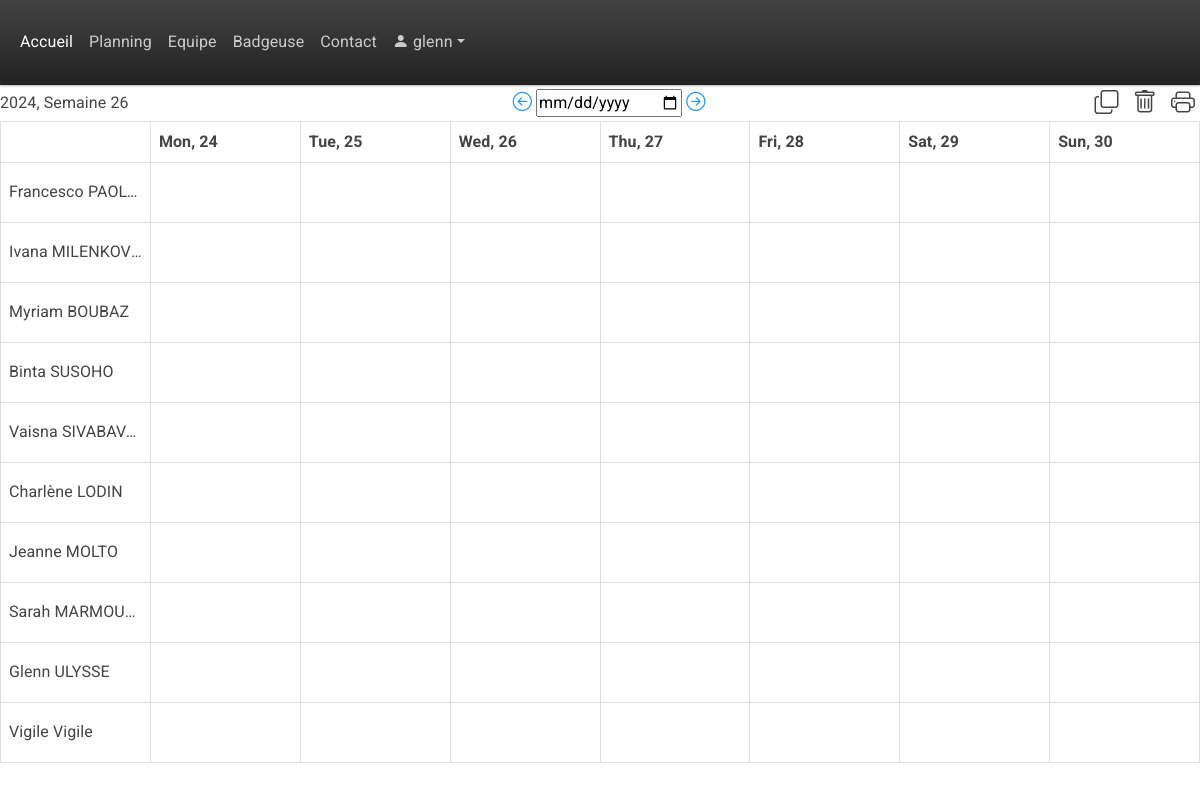
The page /planning/ (signed in) on the database its author committed.
### base/models.py (models this page shows, shortened)
class CustomUser(AbstractUser):
    entreprise = models.ForeignKey(Entreprise, on_delete=models.CASCADE, null=True, blank=True)

class Employe(models.Model):
    Poste = models.ForeignKey(Poste, on_delete=models.SET_NULL, null=True)
    EntrepriseRattachée = models.ForeignKey(Entreprise, on_delete=models.SET_NULL, null=True)
    name = models.CharField(max_length=200, default="Nom")
    firstname = models.CharField(max_length=200, default="Prénom")
    e_mail = models.CharField(max_length=200, default="default@example.com")
    phone_number = models.CharField(max_length=12, default="0634567890")
    employee_CodePin = models.CharField(max_length=4, unique=True, blank=True, null=True)
    updated = models.DateTimeField(auto_now=True)
    created = models.DateTimeField(auto_now_add=True)

### base/views.py (the view)
# urls.py: path('planning/', views.planning, name='planning'),  # Without parameters
def planning(request, year=None, week=None):
    if request.user.is_authenticated:
        user_entreprise = request.user.entreprise
        if user_entreprise is None:
            return HttpResponse("L'administrateur doit vous assigner une entreprise")
        else:
            pass #Normal behaviour, the page is displayed
    else:
        return HttpResponse("Vous devez vous connecter pour accèder à cette page")
    if not year or not week:
        today = datetime.now()
        year, week, _ = today.isocalendar()
    start_date = datetime.fromisocalendar(int(year), int(week), 1)
    end_date = start_date + timedelta(days=6)
    prev_week = int(week) - 1 if int(week) > 1 else 52
    prev_year = int(year) - 1 if int(week) == 1 else int(year)
    next_week = int(week) + 1 if int(week) < 52 else 1
    next_year = int(year) + 1 if int(week) == 52 else int(year)
    days = [start_date + timedelta(days=i) for i in range(7)]
    tasks = [
        {'date': start_date + timedelta(days=i), 'tasks': [{'date': start_date + timedelta(days=i), 'task': f'Task {i+1}'}]}
        for i in range(7)
    ]
    employe = Employe.objects.filter(EntrepriseRattachée=user_entreprise)
    teamPlanning = None
    if request.method == 'POST':
        if "action" in request.POST:#This, if true, sends to the "Add, edit, delete, add absence single shift route"
            form = ModifyPlanningForm(request.POST, instance=teamPlanning)
            print(form)
            if form.is_valid():
                if form.cleaned_data['action'] == "EditShift":
                    print('editshift path')
                    if 'actionButton' in request.POST:
                        actionButton = request.POST['actionButton']
                        if actionButton == 'edit':
                            print("edit")
                            myid = form.cleaned_data['shift_Id']
                            team_planning_instance = get_object_or_404(TeamPlanning, pk=myid)
                            team_planning_instance.date = form.cleaned_data['date']
                            team_planning_instance.Poste = form.cleaned_data['Poste']
                            team_planning_instance.Heurededébut = form.cleaned_data['Heurededébut']
                            team_planning_instance.heuredefin = form.cleaned_data['heuredefin']
                            team_planning_instance.duréepause = form.cleaned_data['duréepause']#duree_pause_timedelta
                            team_planning_instance.note = form.cleaned_data['note']
                            team_planning_instance.save()
                        elif actionButton == 'delete':
                            print("delete")
                            myid = form.cleaned_data['shift_Id']
                            team_planning_instance = get_object_or_404(TeamPlanning, pk=myid)
                            team_planning_instance.delete()
                elif form.cleaned_data['action'] == "AddShift":
                    team_planning_instance = form.save(commit=False) #create a TeamPlanning instance without immediately saving it to the database.
                    team_planning_instance.date = form.cleaned_data['date']
                    team_planning_instance.Heurededébut = form.cleaned_data['Heurededébut']
                    team_planning_instance.heuredefin = form.cleaned_data['heuredefin']
                    team_planning_instance.duréepause = form.cleaned_data['duréepause']#duree_pause_timedelta
                    team_planning_instance.note = form.cleaned_data['note']
                    team_planning_instance.save()
                return redirect('planning')  # Redirect to the desired page
            else:
                print("form is not valid : ")
                print(form.errors)
        else : #add an if later, this will be the multiple shifts copy/delete route
            print(request.POST)
            action = request.POST.get('actionButton')
            if action == 'ValidateCopyMultipleShifts':
                selectionform = SelectionForm(request.POST)
                print("xxxxxxxxxxxxxxxxxxxxxxx ITS HERE COPYMULTIPLE xxxxxxxxxxxxxxxxxxxxxxxx")
                print(selectionform)
                ProcessMultipleShifts(selectionform.cleaned_data['employees'],
                                          selectionform.cleaned_data['weeks'], selectionform.cleaned_data['days'], week, action)
            elif action == 'ValidateDeleteMultipleShifts':
                selectionform = SelectionForm(request.POST)
                print("xxxxxxxxxxxxxxxxxxxxxxx ITS HERE DELETEMULTIPLE xxxxxxxxxxxxxxxxxxxxxxxx")
                print(selectionform)
                ProcessMultipleShifts(selectionform.cleaned_data['employees'],
                                          selectionform.cleaned_data['weeks'], selectionform.cleaned_data['days'], week, action)
            return redirect('planning')  # Redirect to the desired page
    else: #following else code gets executed when user clicks on "Planning" on their browser
        form = ModifyPlanningForm(instance=teamPlanning)  # Pass employe_id here
        selectionform = SelectionForm()
    shifts_by_emp_and_day = {}
    for emp in employe:
        shifts_by_day = {}
        for day in days:
            shifts = emp.teamplanning_set.filter(date=day)
            if not shifts.exists():
                continue
            shifts_by_day[day] = shifts
            print(shifts)
        shifts_by_emp_and_day[emp.id] = shifts_by_day
    weeks = Week.objects.all()
    context = {
        'days': days,
        'tasks': tasks,
        'start_date': start_date,
        'end_date': end_date,
        'prev_week': prev_week,
        'prev_year': prev_year,
        'next_week': next_week,
        'next_year': next_year,
        'employe' : employe,
        'form' : form,
        'shifts_by_emp_and_day': shifts_by_emp_and_day,
        'weeks': weeks,
        'selectionform' : selectionform,
    }
    return render(request, 'base/planning.html', context)

### base/forms.py
class SelectionForm(forms.Form):
    employees = forms.CharField(widget=forms.HiddenInput(), required=False)
    weeks = forms.CharField(widget=forms.HiddenInput(), required=False)
    days = forms.CharField(widget=forms.HiddenInput(), required=False)

### base/models.py (called while the page is built)
    def __str__(self) -> str:
        return self.name

### base/templatetags/form_tags.py (called while the page is built)
@register.filter(name='add_class')
def add_class(field, css):
    return field.as_widget(attrs={"class":css})

### base/templates/base/planning.html (shortened to what this page needs)
{% extends 'main.html' %}
{% load form_tags %}
{% load static %}
{% block content %}
{% if user.is_authenticated %}
{% if perms.members.custom_permission %}
<div style="display: flex; justify-content: space-between; align-items: center;">
    {{ start_date|date:'Y' }}, Semaine {{ start_date|date:'W' }}
    <div>
        <a class="bi bi-arrow-left-circle" style="font-size: 1.2em;" href="{% url 'planning_with_params' year=prev_year week=prev_week %}"></a>
        <input type="date" id="datePicker" name="date">
        <a class="bi bi-arrow-right-circle" style="font-size: 1.2em;" href="{% url 'planning_with_params' year=next_year week=next_week %}"></a>
    </div>
    <div>
        <i class="bi bi-copy icon-overlay" style="font-size: 1.5em; padding-right: 5px; padding-left: 5px;" title="Copier des shifts" onclick = "CopyShifts()"></i>
        <i class="bi bi-trash icon-overlay" style="font-size: 1.5em; padding-right: 5px; padding-left: 5px;" title="Supprimer des shifts" onclick = "DeleteShifts()"></i>
        <i class="bi bi-printer icon-overlay" style="font-size: 1.5em; padding-right: 5px; padding-left: 5px;" title="Imprimer le planning" onclick="printTable()"></i>
    </div>
</div>
<table class = "my-table", border="1" id = "table1">
    <thead>
        <tr>
            <th></th>
            {% for day in days %}
                <th>{{ day|date:'D, d' }}</th>
            {% endfor %}
        </tr>
    </thead>
    <tbody>
        {% for emp in employe %}
            <tr>
                <td style = "font-size: 16px;">{{ emp.firstname }} {{ emp.name }}</td>
                {% for day in days %}
                                <td onclick="openModal(this, '{{ emp.id }}', '{{ emp.name }}', '{{ emp.firstname }}', '{{ day|date:'Y-m-d' }}')">
                                </td>
                {% endfor %}
            </tr>
        {% endfor %}
    </tbody>
</table>
{% else %}
  <p>The user does not have the permission.</p>
{% endif %}
{% else %}
<h1>Veuillez vous connecter pour accéder à cette page web</h1>
<a href="{% url 'login' %}">Se connecter</a>
{% endif %}
{% endblock %}

### templates/navbar.html (shortened to what this page needs)
{% load static %}
<header>
<nav class="navbar navbar-expand-lg bg-dark" data-bs-theme="dark">
  <div class="container-fluid">
    <div class="collapse navbar-collapse" id="navbarColor02">
      <ul class="navbar-nav me-auto">
        <li class="nav-item">
          <a class="nav-link active" href="{% url 'home' %}">Accueil
          </a>
        </li>
        <li class="nav-item">
          <a class="nav-link" href="{% url 'planning' %}">Planning</a>
        </li>
        <li class="nav-item">
          <a class="nav-link" href="{% url 'team_members_page' %}">Equipe</a>
        </li>
        <li class="nav-item">
          <a class="nav-link" href="#">Badgeuse</a>
        </li>
        <li class="nav-item">
          <a class="nav-link" href="{% url 'contact' %}">Contact</a>
        </li>
        <li class="nav-item dropdown">
          {% if user.is_authenticated %}
          <a class="nav-link dropdown-toggle" data-bs-toggle="dropdown" href="#" role="button" aria-haspopup="true" aria-expanded="false"><i class="bi bi-person-fill"></i>  {{ user.username }}</a>
          {% else %}
          <a class="nav-link dropdown-toggle" data-bs-toggle="dropdown" href="#" role="button" aria-haspopup="true" aria-expanded="false">Utilisateur</a>
          {% endif %}
        </li>
      </ul>
    </div>
  </div>
</nav>
</header>

### templates/main.html (style rules this page uses)
.my-table { width: 100%; table-layout: fixed; }
.my-table td { width: 100px; height: 60px; overflow: hidden; text-overflow: ellipsis; white-space: nowrap; font-size: 12px; }
.my-table th { font-size: 16px; }
table { border-collapse: collapse; width: 100%; }
th, td { font-size: 12px; border: 1px solid #ddd; padding: 8px; text-align: left; }

### rows shown on the page
CustomUser: username "glenn"
Employe: firstname "Francesco", name "PAOL…"
Employe: firstname "Ivana", name "MILENKOV…"
Employe: firstname "Myriam", name "BOUBAZ"
Employe: firstname "Binta", name "SUSOHO"
Employe: firstname "Vaisna", name "SIVABAV…"
Employe: firstname "Charlène", name "LODIN"
Employe: firstname "Jeanne", name "MOLTO"
Employe: firstname "Sarah", name "MARMOU…"
Employe: firstname "Glenn", name "ULYSSE"
Employe: firstname "Vigile", name "Vigile"

### other values the page prints
{{ start_date|date:'Y' }} "2024"
{{ start_date|date:'W' }} "26"
{{ day|date:'D, d' }} "Mon, 24" "Tue, 25" "Wed, 26" "Thu, 27" "Fri, 28" "Sat, 29" "Sun, 30"
